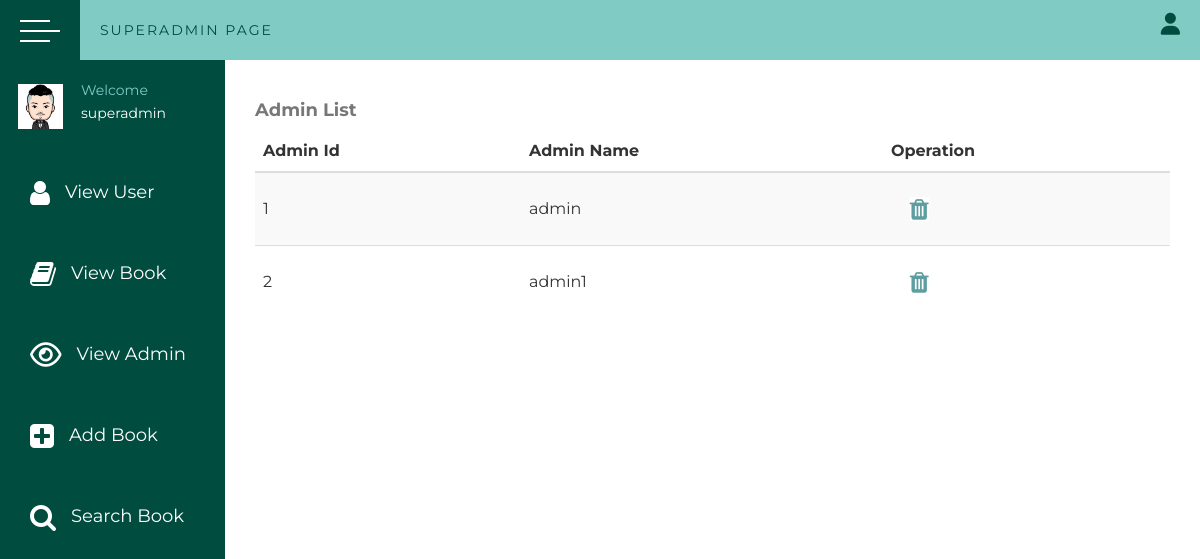
The app's page /adminList with its own data.
### app/models.py (models this page shows, shortened)
class Admin(UserMixin, db.Model):
    __tablename__ = 'Admin'
    id = db.Column(db.Integer, primary_key=True)
    adminName = db.Column(db.String(200), index=True, unique=True)
    password_hash = db.Column(db.String(200), nullable=False)
    @property
    def password(self):
        raise AttributeError('password is not a readable attribute')

### app/views.py (the view)
@app.route('/adminList')
def adminList():
    app.logger.info('info log')
    admins = Admin.query.all()
    return render_template('adminList.html',
                           admins=admins,
                           supadminname='superadmin')

### app/templates/adminList.html
{% extends 'superAdminBasePage.html' %}
{% block adminlist %}
    <table class="table table-striped" style="font-family: Arial; font-size: medium">
        <caption style="font-size: large; font-weight: bold">Admin List</caption>
        <thead>
        <tr>
            <th>Admin Id</th>
            <th>Admin Name</th>
            <th>Operation</th>
        </tr>
        </thead>
        <tbody>
        {% for admin in admins %}
            <tr>
                <td style="line-height: 350%">{{ admin.id }}</td>
                <td style="line-height: 350%">{{ admin.adminName }}</td>
                <td style="line-height: 350%">
                    <a href="/deleteAdmin/{{ admin.id }}" type="submit" class="fa fa-trash" onclick="con()"
                       style="background-color: white;color: cadetblue;border-color: white;margin-left: 7%;
                       font-size: 24px;display: inline-block; vertical-align: middle;">
                    </a>
                </td>
            </tr>
        {% endfor %}
        </tbody>
    </table>
{% endblock %}

### app/static/secondBaseStyles.css (style rules this page uses)
* { margin: 0; padding: 0; list-style: none; box-sizing: border-box; text-decoration: none; font-family: 'Montserrat', sans-serif; }

### records on screen
Admin: id "1", adminName "admin"
Admin: id "2", adminName "admin1"

### other values on screen
{{ supadminname }} "superadmin"
